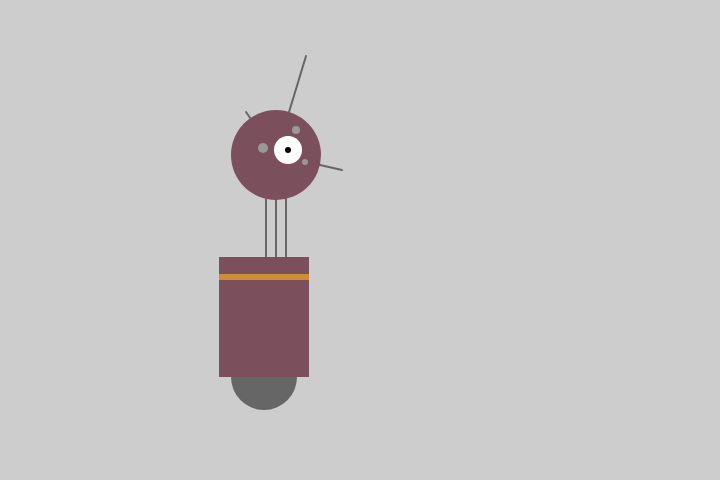
Frame 1 (no input)
Frame 60 (no input): identical to frame 1, image omitted
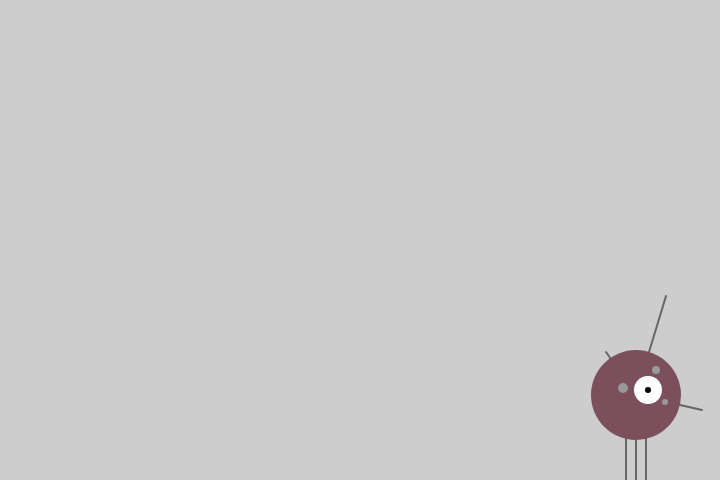
Frame 120 (the mouse pressed at the canvas centre since frame 60)

The p5.js sketch that drew these frames (run headless with seeded random() and noise() and a simulated clock; from frame 60 on, the mouse is pressed at the canvas centre):

// p5.js sketch
// ── sketch.js
function setup() {
  createCanvas(720, 480);
  smooth();
  strokeWeight(2);
}

function draw() {
  //attaches robot to mouse cursor with offset
  background(205);
  translate(mouseX, mouseY);
  
  // Neck Three Parallel lines
  stroke(102);
  line(266, 257, 266, 162); // draws line from x1,y1 to x2, y2
  line(276, 257, 276, 162); // draws line from x1,y1 to x2, y2
  line(286, 257, 286, 162); // draws line from x1,y1 to x2, y2
  
  // Antennae Three askance lines
  line(276, 155, 246, 112); // draws line from x1,y1 to x2, y2
  line(276, 155, 306, 56);  // draws line from x1,y1 to x2, y2
  line(276, 155, 342, 170); // draws line from x1,y1 to x2, y2
  
  // Body
  noStroke();
  fill(102); // drawing a light grey ellipse first to put underneath body.
  ellipse (264, 377, 66, 66); 
  fill(123,79,91); // drawing a big red box as tall as the neck
  rect(219, 257, 90, 120);
  fill(206,141,55); // drawing a yellow horizontal line on the body on top of the other rectangle
  rect(219, 274, 90, 6);
  
  // Head
  fill(123,79,91); //changing head color to red
  ellipse(276, 155, 90, 90);
  fill(255);
  ellipse (288, 150, 28, 28);
  fill(0);
  ellipse (288, 150, 6, 6)
  fill(153);
  ellipse (263, 148, 10, 10);
  ellipse (296, 130, 8, 8);
  ellipse (305, 162, 6, 6);
}
